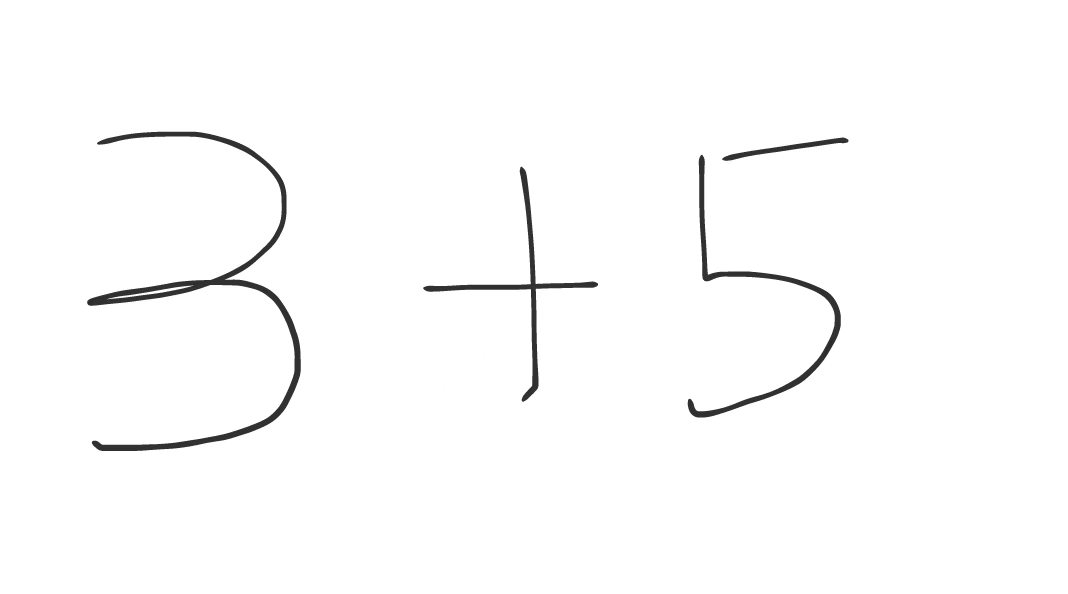
#> input picture data/samples/test/1.jpg, 1068 x 594 px
$ python -i normalization.py   (imports and definitions only)
#> lines starting #> are read from the running program, lines starting #| are printed output that depends on the picture; after the words box and inside, x2 and y2 are one past the last pixel; in counts of white or black regions, pixels touching at a corner belong together
from __future__ import annotations

from dataclasses import dataclass

import cv2
import numpy as np


@dataclass(frozen=True)
class NormalizationResult:
    image: np.ndarray
    crop_bbox: tuple[int, int, int, int]
    scale: float
    output_size: tuple[int, int]


def foreground_bbox(binary_image: np.ndarray, foreground_threshold: int = 250) -> tuple[int, int, int, int]:
    if binary_image.ndim != 2:
        raise ValueError("foreground_bbox expects a single-channel image")
    mask = binary_image < foreground_threshold
    rows = np.where(mask.any(axis=1))[0]
    cols = np.where(mask.any(axis=0))[0]
    if rows.size == 0 or cols.size == 0:
        h, w = binary_image.shape
        return (0, 0, w, h)
    x1 = int(cols[0])
    x2 = int(cols[-1])
    y1 = int(rows[0])
    y2 = int(rows[-1])
    return (x1, y1, x2 - x1 + 1, y2 - y1 + 1)


def normalize_formula_image(
    image: np.ndarray,
    target_height: int = 256,
    margin: int = 24,
    foreground_threshold: int = 250,
) -> NormalizationResult:
    if image.ndim == 3:
        gray = cv2.cvtColor(image, cv2.COLOR_BGR2GRAY)
    else:
        gray = image.copy()

    _, binary = cv2.threshold(gray, 0, 255, cv2.THRESH_BINARY + cv2.THRESH_OTSU)
    x, y, w, h = foreground_bbox(binary, foreground_threshold=foreground_threshold)
    img_h, img_w = gray.shape[:2]
    x0 = max(0, x - margin)
    y0 = max(0, y - margin)
    x1 = min(img_w, x + w + margin)
    y1 = min(img_h, y + h + margin)
    cropped = gray[y0:y1, x0:x1]

    if cropped.size == 0:
        raise ValueError("normalization produced an empty crop")

    scale = target_height / cropped.shape[0]
    target_width = max(1, int(round(cropped.shape[1] * scale)))
    resized = cv2.resize(cropped, (target_width, target_height), interpolation=cv2.INTER_AREA)

    canvas = np.full((target_height, target_width + 2 * margin), 255, dtype=np.uint8)
    canvas[:, margin : margin + target_width] = resized
    _, normalized = cv2.threshold(canvas, 0, 255, cv2.THRESH_BINARY + cv2.THRESH_OTSU)

    return NormalizationResult(
        image=normalized,
        crop_bbox=(x0, y0, x1 - x0, y1 - y0),
        scale=scale,
        output_size=(normalized.shape[1], normalized.shape[0]),
    )

>>> import cv2
>>> picture = cv2.imread('../../data/samples/test/1.jpg')
#> picture is the input picture: shape (594, 1068, 3); min 27, max 255, mean 251.6
>>> result = normalize_formula_image(picture)
#> in normalize_formula_image, `_, binary = cv2.threshold(gray, 0, 255, cv2.THRESH_BINARY + cv2.THRESH..`:
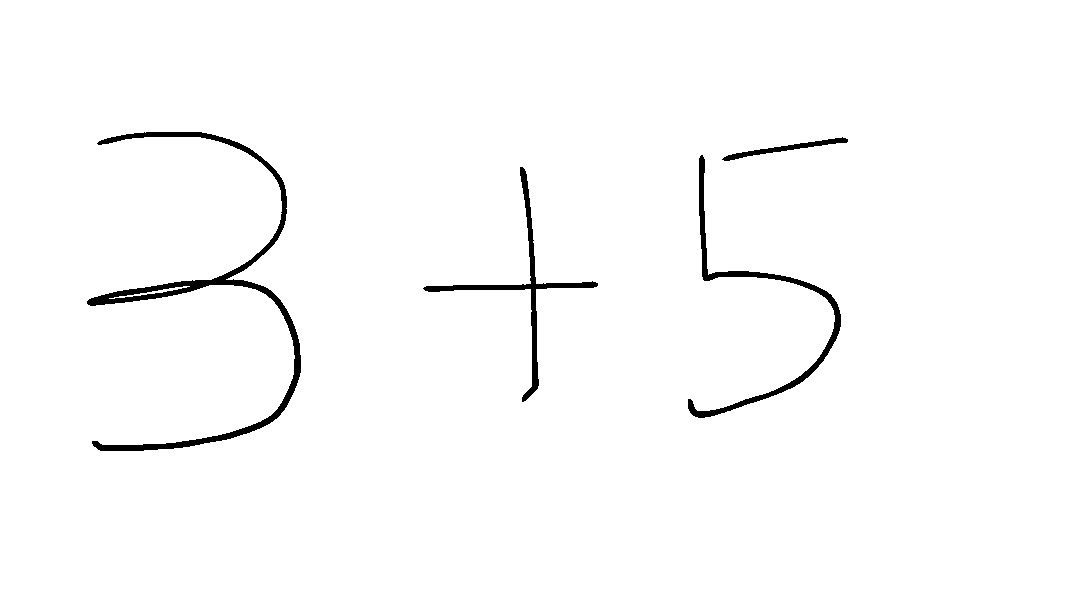
#> binary: shape (594, 1068); 98.3% white; 4 black regions, box (x1, y1, x2, y2) and area: (87, 132, 301, 451) 5172, (688, 155, 841, 418) 2602, (423, 167, 598, 402) 2141, (722, 137, 848, 161) 622
#> in foreground_bbox, `rows = np.where(mask.any(axis=1))[0]`: rows = 319 values from 132 to 450
#> in foreground_bbox, `cols = np.where(mask.any(axis=0))[0]`: cols = 549 values from 87 to 847
#> in foreground_bbox, `x1 = int(cols[0])`: x1 = 87
#> in foreground_bbox, `x2 = int(cols[-1])`: x2 = 847
#> in foreground_bbox, `y1 = int(rows[0])`: y1 = 132
#> in foreground_bbox, `y2 = int(rows[-1])`: y2 = 450
#> in normalize_formula_image, `x, y, w, h = foreground_bbox(binary, foreground_threshold=foreground_t..`: x = 87; y = 132; w = 761; h = 319
#> in normalize_formula_image, `x0 = max(0, x - margin)`: x0 = 63
#> in normalize_formula_image, `y0 = max(0, y - margin)`: y0 = 108
#> in normalize_formula_image, `x1 = min(img_w, x + w + margin)`: x1 = 872
#> in normalize_formula_image, `y1 = min(img_h, y + h + margin)`: y1 = 475
#> in normalize_formula_image, `cropped = gray[y0:y1, x0:x1]`:
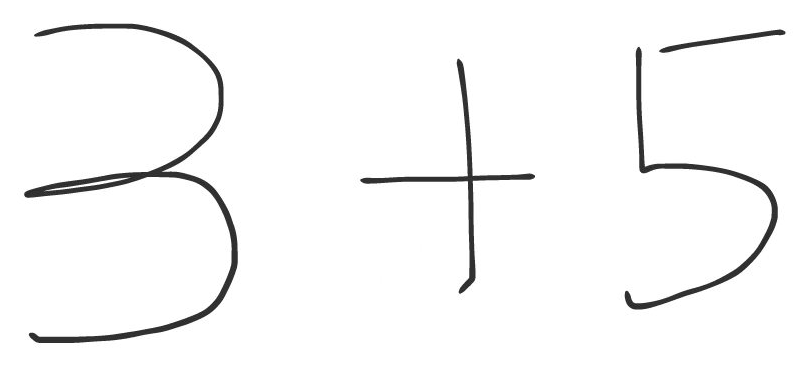
#> cropped: shape (367, 809); min 27, max 255, mean 247.7
#> in normalize_formula_image, `canvas[:, margin : margin + target_width] = resized`:
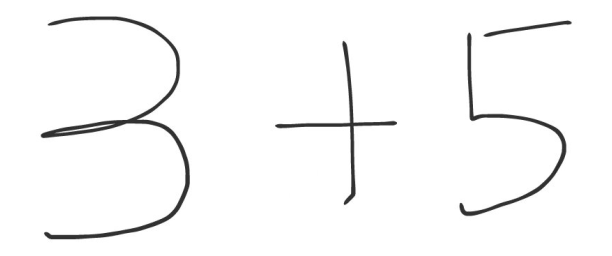
#> canvas: shape (256, 612); min 39, max 255, mean 248.3
#> in normalize_formula_image, `_, normalized = cv2.threshold(canvas, 0, 255, cv2.THRESH_BINARY + cv2...`:
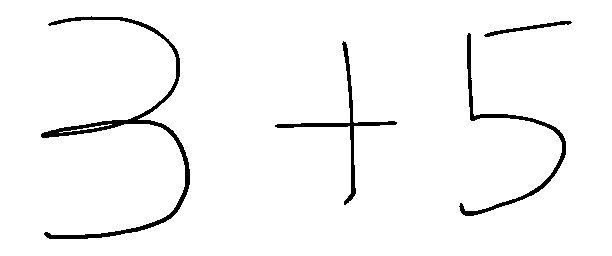
#> normalized: shape (256, 612); 96.7% white; 4 black regions, box (x1, y1, x2, y2) and area: (41, 16, 190, 239) 2550, (459, 33, 566, 216) 1288, (275, 41, 397, 205) 1061, (484, 21, 572, 37) 308
